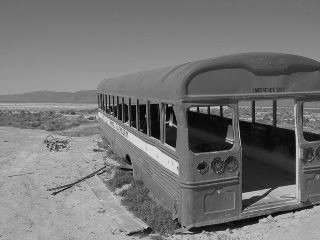
#> input picture schrott.png, 320 x 240 px
$ python plotHistogram.py
#> lines starting #> are read from the running program, lines starting #| are printed output that depends on the picture
import cv2
from matplotlib import pyplot as plt
import numpy as np


def plotHistogram(image, cumulative=False):
    hist = cv2.calcHist([image], [0], None, [256], [0, 256])
    if cumulative:
        hist = hist.cumsum()
    hist /= hist.sum()

    plt.figure()
    plt.plot(hist)
    plt.show()
    return hist

img = cv2.imread('schrott.png')
#> img is the input picture: shape (240, 320, 3); min 0, max 230, mean 117.5


# Scale the image to the range 100 to 150
min_val = np.min(img)
#> min_val = 0
max_val = np.max(img)
#> max_val = 230
scaled_img = np.clip(100 + (img - min_val) * (50 / (max_val - min_val)), 100, 150).astype(np.uint8)
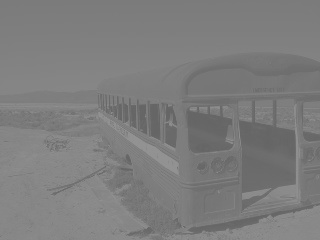
#> scaled_img: shape (240, 320, 3); min 100, max 150, mean 125.1

#Scale the image to 0 255
max_contrast_img = np.clip((scaled_img - 100) * (255 / 50), 0, 255).astype(np.uint8)

plt.figure()
plt.title('normal')
plt.imshow(img, cmap='gray')
plt.axis('off')
plt.show()

plt.figure()
plt.title('scaled 100 150')
plt.imshow(scaled_img, cmap='gray')
plt.axis('off')
plt.show()

plt.figure()
plt.title('max Contrast')
plt.imshow(max_contrast_img, cmap='gray')
plt.axis('off')
plt.show()


hist = plotHistogram(img, True)
#> in plotHistogram, `hist = cv2.calcHist([image], [0], None, [256], [0, 256])`: hist = 256 values, max 2008 at index 124, min 0 at index 226, mean 300
#> in plotHistogram, `hist = hist.cumsum()`: hist = 256 values from 2 to 76800
#> in plotHistogram, `hist /= hist.sum()`: hist = 256 values from 1.88e-07 to 0.00722
#> in plotHistogram, `plt.show()`:
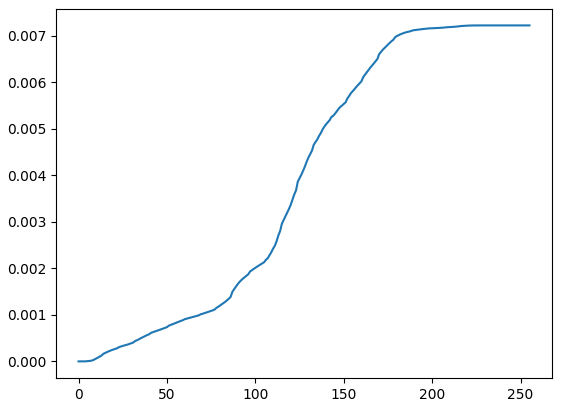
#> figure drawn by matplotlib, 1 panel; curve peaks at x = 230, y = 0.00722
#> hist = 256 values from 1.88e-07 to 0.00722
hist2 = plotHistogram(max_contrast_img, True)
#> call 2 of plotHistogram, with cumulative = True
#> in plotHistogram (call 2), `hist = cv2.calcHist([image], [0], None, [256], [0, 256])`: hist = 256 values, max 6241 at index 132, min 0 at index 1, mean 300
#> in plotHistogram (call 2), `hist = hist.cumsum()`: hist = 256 values from 15 to 76800
#> in plotHistogram (call 2), `hist /= hist.sum()`: hist = 256 values from 1.52e-06 to 0.00777
#> in plotHistogram (call 2), `plt.show()`:
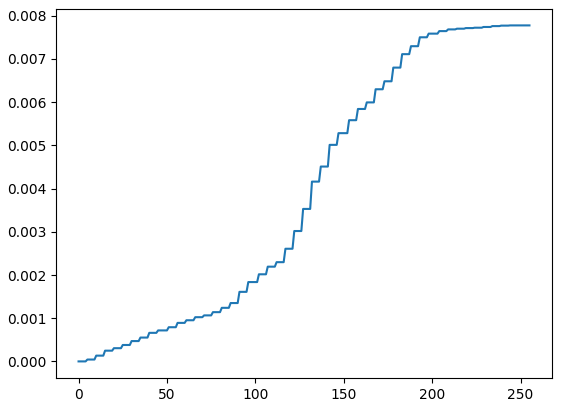
#> figure drawn by matplotlib, 1 panel; curve peaks at x = 254, y = 0.00777
#> hist2 = 256 values from 1.52e-06 to 0.00777

$ run again, with FigSource.png copied over schrott.png
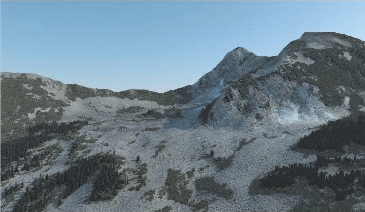
#> input picture FigSource.png, 365 x 212 px
#> img is the input picture: shape (212, 365, 3); mean B, G, R 136.4, 124.8, 105.9
#> min_val = 26
#> max_val = 247
#> `max_contrast_img = np.clip((scaled_img - 100) * (255 / 50), 0, 255).as..`:
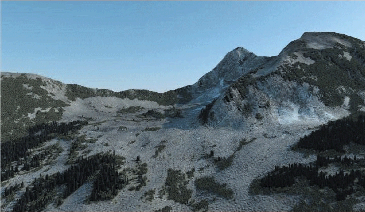
#> max_contrast_img: shape (212, 365, 3); mean B, G, R 124.4, 111, 89.2
#> in plotHistogram, `hist = cv2.calcHist([image], [0], None, [256], [0, 256])`: hist = 256 values, max 1251 at index 219, min 0 at index 0, mean 302.3
#> in plotHistogram, `hist = hist.cumsum()`: hist = 256 values from 0 to 77380
#> in plotHistogram, `hist /= hist.sum()`: hist = 256 values from 0 to 0.00836
#> in plotHistogram (call 2), `hist = cv2.calcHist([image], [0], None, [256], [0, 256])`: hist = 256 values, max 3888 at index 214, min 0 at index 1, mean 302.3
#> in plotHistogram (call 2), `hist = hist.cumsum()`: hist = 256 values from 3 to 77380
#> in plotHistogram (call 2), `hist /= hist.sum()`: hist = 256 values from 2.95e-07 to 0.0076
#> in plotHistogram (call 2), `plt.show()`:
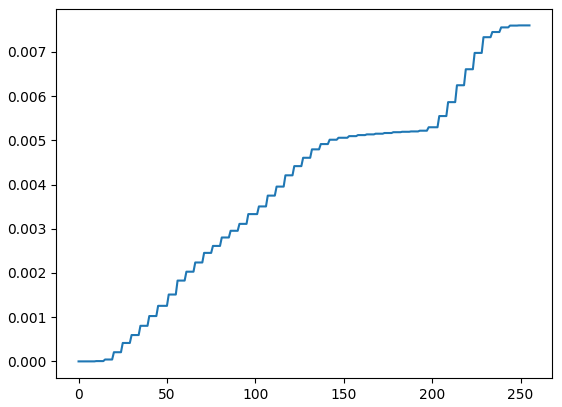
#> figure drawn by matplotlib, 1 panel; curve peaks at x = 254, y = 0.0076

$ run again, with FigTarget.png copied over schrott.png
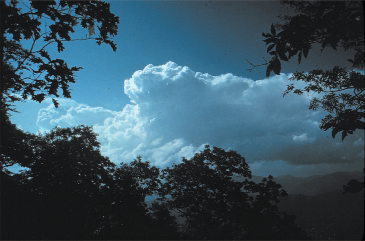
#> input picture FigTarget.png, 365 x 241 px
#> img is the input picture: shape (241, 365, 3); mean B, G, R 94, 80.5, 55.2
#> min_val = 0
#> max_val = 253
#> `scaled_img = np.clip(100 + (img - min_val) * (50 / (max_val - min_val)..`:
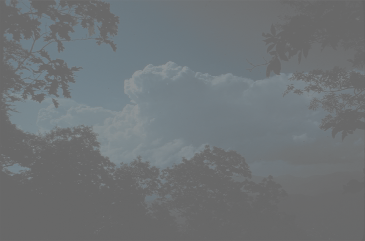
#> scaled_img: shape (241, 365, 3); mean B, G, R 118.1, 115.4, 110.4
#> in plotHistogram, `hist = cv2.calcHist([image], [0], None, [256], [0, 256])`: hist = 256 values, max 4965 at index 23, min 0 at index 6, mean 343.6
#> in plotHistogram, `hist = hist.cumsum()`: hist = 256 values from 6 to 87965
#> in plotHistogram, `hist /= hist.sum()`: hist = 256 values from 4.21e-07 to 0.00617
#> in plotHistogram (call 2), `hist = cv2.calcHist([image], [0], None, [256], [0, 256])`: hist = 256 values, max 18744 at index 20, min 0 at index 1, mean 343.6
#> in plotHistogram (call 2), `hist = hist.cumsum()`: hist = 256 values from 37 to 87965
#> in plotHistogram (call 2), `hist /= hist.sum()`: hist = 256 values from 2.56e-06 to 0.00609
#> in plotHistogram (call 2), `plt.show()`:
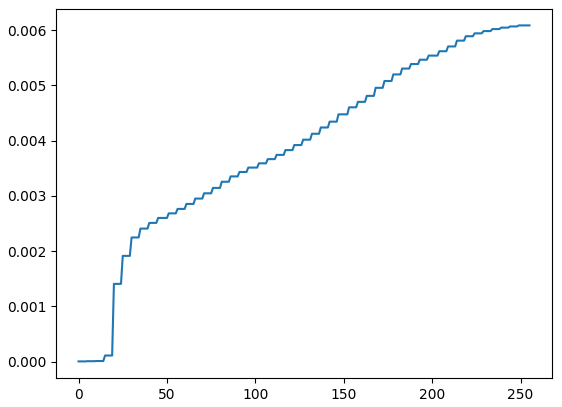
#> figure drawn by matplotlib, 1 panel; curve peaks at x = 254, y = 0.00609
